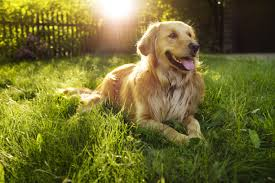
#> input picture 5. Supervised Algorithms/FaceRecognition-OpenCV/dogsImage.jpeg, 275 x 183 px
$ jupyter execute openCVBasics.ipynb
#> lines starting #> are read from the running program, lines starting #| are printed output that depends on the picture
[cell 1]
import cv2  #Module of open cv

[cell 2]
myImage = cv2.imread('dogsImage.jpeg') #Reading the image using openCv
#> myImage is the input picture: shape (183, 275, 3); mean B, G, R 47.4, 108.6, 112.3

[cell 3]
#Now Image read using , OpenCV. It can be displayed using 2 Methods -
#1) Using Matplotlit
#) Using openCV

#### Displaying image using matplotlib

[cell 4]
import matplotlib.pyplot as plt

[cell 5]
plt.imshow(myImage)
plt.show()

[cell 6]
#Clearly in above, channels were overlapped in wrong order (They were overlapped in opposite order i.e BGR).
#Now what we want is that, they should overlap in the original order i.e RGB. Therefore convert it then
finalImage = cv2.cvtColor(myImage,cv2.COLOR_BGR2RGB)#Converting the colour
plt.imshow(finalImage)
plt.show()

[cell 7]
#We can also display the image in black and white format like this-->
grayImage = cv2.imread('dogsImage.jpeg',cv2.IMREAD_GRAYSCALE)
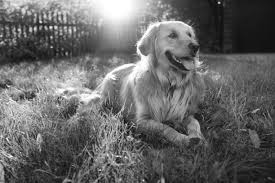
#> grayImage: shape (183, 275); min 0, max 255, mean 102.7
finalGrayImage = cv2.cvtColor(grayImage,cv2.COLOR_BGR2RGB)
plt.imshow(finalGrayImage)
plt.show()

#### Displaying Image using openCV

[cell 8]
#And if we are showing image using openCV, we don't need to convert it in the form of RGB format. It prints by default
#in RBG format
cv2.imshow('Dog Image',myImage) #String 'Dog Image' is the title given to the image window displayed

#Note cv2.waitKey(x) waits for x milli-seconds for a key to be pressed. If key is not pressed before x seconds , then
#it returns -1 otherwise it returns the 8digit - ascii value of the the key pressed from the keyboard. We can even see
#it

#Note if x = 0, then it waits for infinite second till the user presses any key.
#Therefore only after a key is pressed, then only it will execute the code after this line
cv2.waitKey(0)


cv2.destroyAllWindows()#This destroys all the new windows created by the openCV, Maybe to show image or video capture
#Therefore in this case , it will close the image window

[cell 9]
cv2.imshow('Dog Image',myImage)
x = cv2.waitKey(10000) #It will wait for maximum 10 seconds for us unitl we press a key otherwise returns -1
#> (key Esc is pressed here)
print(x)
cv2.destroyAllWindows()

#Clearly Here no key was pressed,  so we found got output as -1

[cell 10]
cv2.imshow('Dog Image',myImage)
x = cv2.waitKey(10000) ## x will have the ascii code of the character pressed
#> (key Esc is pressed here)
cv2.destroyAllWindows()

#Since here the key pressed was 'd', Therefore it's ascii code is printed

[cell 11]
#We can even confirm the ascii code of above like this
#Ord gives the ascii code of the character pressed
asciiValue  = ord('d')
print(asciiValue)

[cell 12]
#Displaying the black and white image , don't need to convert the channels here
grayImage = cv2.imread('dogsImage.jpeg',cv2.IMREAD_GRAYSCALE)
cv2.imshow('Dog Image',grayImage)
cv2.waitKey(0)
cv2.destroyAllWindows()

### LAUNCHING WEB CAM STREAM USING OPEN CV

[cell 13]
#See the python file in order to learn
#1)WebCam
#2)Face Capturing

[cell 14]
print(type(myImage))
#| <class 'numpy.ndarray'>

[cell 15]
plt.imshow(myImage)
plt.show()

[cell 16]
print(myImage.size)
#| 150975

[cell 17]
myImage = cv2.resize(myImage,(100,100))
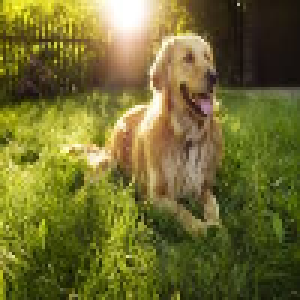
#> myImage: shape (100, 100, 3) (shown 3 times larger); mean B, G, R 47.2, 108.5, 112.1
plt.imshow(myImage)
plt.show()
